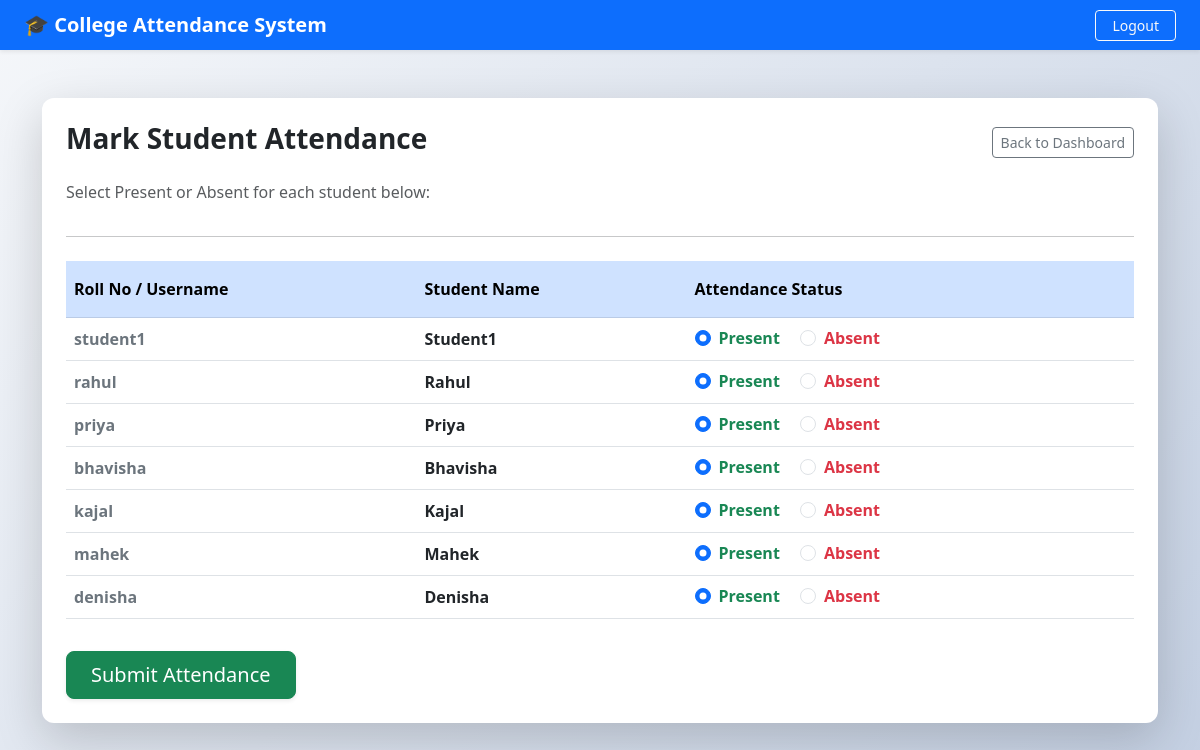
The app's page /take_attendance with its own data.
### tables this page shows
CREATE TABLE users (
            id INTEGER PRIMARY KEY AUTOINCREMENT,
            username TEXT UNIQUE,
            password TEXT,
            role TEXT
        );

### app.py (the view, shortened to what this page needs)
@app.route('/take_attendance', methods=['GET', 'POST'])
def take_attendance():
    conn = sqlite3.connect('database.db')
    cursor = conn.cursor()
    cursor.execute("SELECT * FROM users WHERE role = 'student'")
    students = cursor.fetchall()
    conn.close()
    return render_template('take_attendance.html', students=students)

### templates/take_attendance.html (shortened to what this page needs)
<!DOCTYPE html>
<html lang="en">
<head>
    <link href="https://cdn.jsdelivr.net/npm/bootstrap@5.3.0/dist/css/bootstrap.min.css" rel="stylesheet">
</head>
<body>
    <nav class="navbar navbar-dark bg-primary px-4 shadow-sm">
        <span class="navbar-brand mb-0 h1 fw-bold">🎓 College Attendance System</span>
        <a href="/" class="btn btn-outline-light btn-sm px-3">Logout</a>
    </nav>
    <div class="container mt-5 mb-5">
        <div class="card shadow-lg p-4 border-0 bg-white">
            <div class="d-flex justify-content-between align-items-center mb-3">
                <h3 class="text-dark fw-bold">Mark Student Attendance</h3>
                <a href="/teacher_dashboard" class="btn btn-outline-secondary btn-sm">Back to Dashboard</a>
            </div>
            <p class="text-muted">Select Present or Absent for each student below:</p>
            <hr class="mb-4">
            <form method="POST">
                <div class="table-responsive">
                    <table class="table table-hover align-middle">
                        <thead class="table-primary">
                            <tr>
                                <th class="py-3">Roll No / Username</th>
                                <th class="py-3">Student Name</th>
                                <th class="py-3">Attendance Status</th>
                            </tr>
                        </thead>
                        <tbody>
                            {% for student in students %}
                            <tr>
                                <td class="fw-semibold text-secondary">{{ student[1] }}</td>
                                <td class="fw-bold text-dark">{{ student[1] | capitalize }}</td>
                                <td>
                                    <div class="form-check form-check-inline">
                                        <input class="form-check-input" type="radio" name="status_{{ student[0] }}" value="Present" checked>
                                        <label class="form-check-label text-success fw-bold">Present</label>
                                    </div>
                                    <div class="form-check form-check-inline">
                                        <input class="form-check-input" type="radio" name="status_{{ student[0] }}" value="Absent">
                                        <label class="form-check-label text-danger fw-bold">Absent</label>
                                    </div>
                                </td>
                            </tr>
                            {% endfor %}
                        </tbody>
                    </table>
                </div>
                <button type="submit" class="btn btn-success btn-lg mt-3 px-4 shadow-sm">Submit Attendance</button>
            </form>
        </div>
    </div>
</body>
</html>

### templates/take_attendance.html (style rules this page uses)
body { background: linear-gradient(135deg, #f5f7fa 0%, #c3cfe2 100%); min-height: 100vh; }
.card { border-radius: 12px; }

### records on screen
users: username "student1", username "Student1"
users: username "rahul", username "Rahul"
users: username "priya", username "Priya"
users: username "bhavisha", username "Bhavisha"
users: username "kajal", username "Kajal"
users: username "mahek", username "Mahek"
users: username "denisha", username "Denisha"
